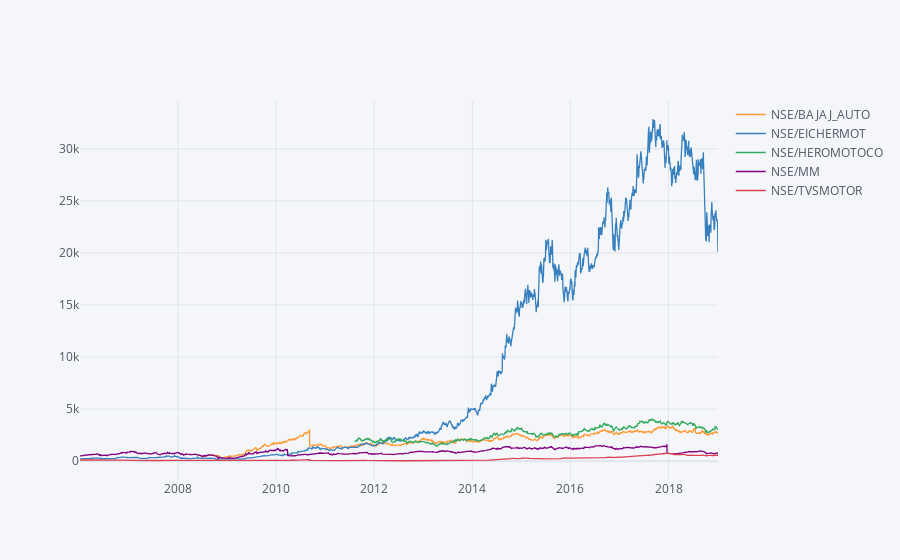

The notebook cell saved with this chart:
### Code cell
#We can filter the graphhs from legend
auto_stocks.xs(key='Close',level='Stock Info',axis=1).iplot()

### Figure 1 — Plotly figure (JSON) as saved in the notebook; plotly's stock layout.template omitted (floating-point values rounded to 4 significant figures; data arrays with more than 128 entries replaced by an {"elided": "..."} marker saying what was removed)
{"data": [{"line": {"color": "rgba(255, 153, 51, 1.0)", "dash": "solid", "shape": "linear", "width": 1.3}, "mode": "lines", "name": "NSE/BAJAJ_AUTO", "text": "", "type": "scatter", "x": {"elided": "3225 str values"}, "y": {"elided": "3225 mixed values"}}, {"line": {"color": "rgba(55, 128, 191, 1.0)", "dash": "solid", "shape": "linear", "width": 1.3}, "mode": "lines", "name": "NSE/EICHERMOT", "text": "", "type": "scatter", "x": {"elided": "3225 str values"}, "y": {"elided": "3225 float values"}}, {"line": {"color": "rgba(50, 171, 96, 1.0)", "dash": "solid", "shape": "linear", "width": 1.3}, "mode": "lines", "name": "NSE/HEROMOTOCO", "text": "", "type": "scatter", "x": {"elided": "3225 str values"}, "y": {"elided": "3225 mixed values"}}, {"line": {"color": "rgba(128, 0, 128, 1.0)", "dash": "solid", "shape": "linear", "width": 1.3}, "mode": "lines", "name": "NSE/MM", "text": "", "type": "scatter", "x": {"elided": "3225 str values"}, "y": {"elided": "3225 float values"}}, {"line": {"color": "rgba(219, 64, 82, 1.0)", "dash": "solid", "shape": "linear", "width": 1.3}, "mode": "lines", "name": "NSE/TVSMOTOR", "text": "", "type": "scatter", "x": {"elided": "3225 str values"}, "y": {"elided": "3225 float values"}}], "layout": {"legend": {"bgcolor": "#F5F6F9", "font": {"color": "#4D5663"}}, "paper_bgcolor": "#F5F6F9", "plot_bgcolor": "#F5F6F9", "title": {"font": {"color": "#4D5663"}}, "xaxis": {"gridcolor": "#E1E5ED", "showgrid": true, "tickfont": {"color": "#4D5663"}, "title": {"font": {"color": "#4D5663"}, "text": ""}, "zerolinecolor": "#E1E5ED"}, "yaxis": {"gridcolor": "#E1E5ED", "showgrid": true, "tickfont": {"color": "#4D5663"}, "title": {"font": {"color": "#4D5663"}, "text": ""}, "zerolinecolor": "#E1E5ED"}}}
